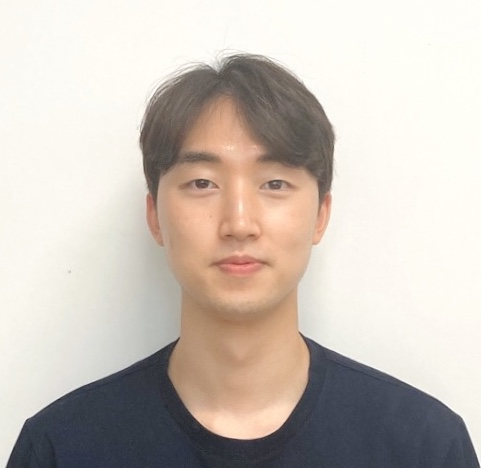
#> input picture Eye_tracking/pic.jpg, 481 x 468 px, found by its file name
$ jupyter execute --allow-errors Eye_tracking.ipynb
#> lines starting #> are read from the running program, lines starting #| are printed output that depends on the picture; after the words box and inside, x2 and y2 are one past the last pixel; in counts of white or black regions, pixels touching at a corner belong together
[cell 1]
import cv2
import numpy as np
import matplotlib.pyplot as plt

[cell 2]
face_cascade = cv2.CascadeClassifier(cv2.data.haarcascades + 'haarcascade_frontalface_default.xml')
eye_cascade = cv2.CascadeClassifier(cv2.data.haarcascades + 'haarcascade_eye.xml')

img = cv2.imread("/content/drive/Shareddrives/BME_AI/eye_tracking/pic.jpg")
#> img is the input picture: shape (468, 481, 3); mean B, G, R 184.7, 192.8, 201.9
gray_picture = cv2.cvtColor(img, cv2.COLOR_RGB2GRAY)#make picture gray
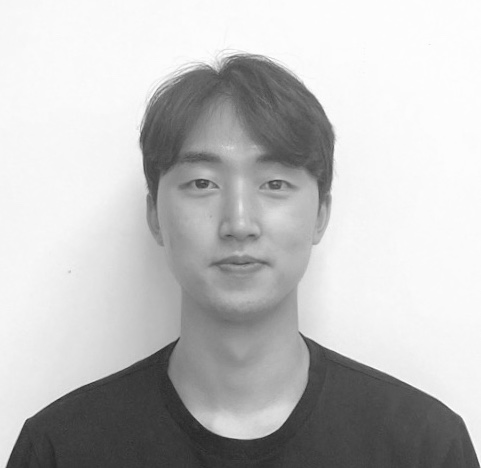
#> gray_picture: shape (468, 481); min 37, max 254, mean 191.5
faces = face_cascade.detectMultiScale(gray_picture, scaleFactor=1.3, minNeighbors=5)
#> faces = [[129, 99, 215, 215]]

for (x,y,w,h) in faces:
    cv2.rectangle(img,(x,y),(x+w,y+h),(255,255,0),2)
#> this loop made 1 pass
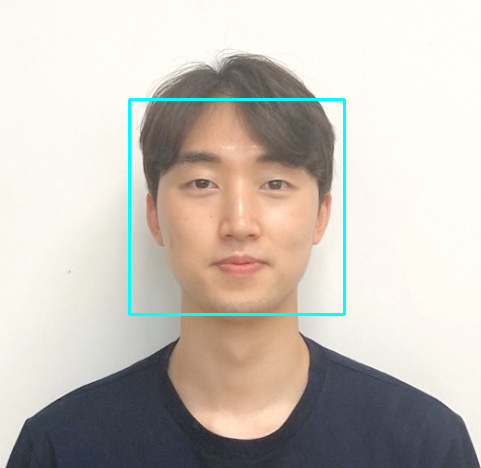
#> img: shape (468, 481, 3); 1.14% of pixels changed, all inside (x1, y1, x2, y2) = (128, 98, 346, 316)
plt.imshow(img, cmap='gray')
plt.show()


gray_face = gray_picture[y:y+h, x:x+w] # cut the gray face frame out
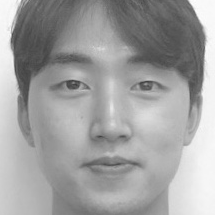
#> gray_face: shape (215, 215); min 63, max 254, mean 160
face = img[y:y+h, x:x+w] # cut the face frame out
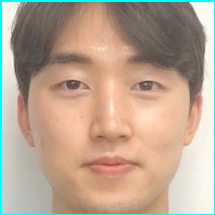
#> face: shape (215, 215, 3); mean B, G, R 145.4, 164.2, 185.7
eyes = eye_cascade.detectMultiScale(gray_face)
#> eyes = [[47, 62, 47, 47], [122, 63, 47, 47]]

for (ex,ey,ew,eh) in eyes:
    cv2.rectangle(face,(ex,ey),(ex+ew,ey+eh),(0,225,255),2)
#> this loop made 2 passes
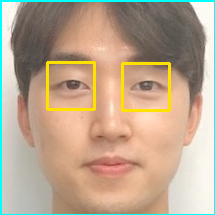
#> face: shape (215, 215, 3); 2.42% of pixels changed, all inside (x1, y1, x2, y2) = (46, 61, 171, 112)
plt.imshow(img, cmap='gray')
plt.show()
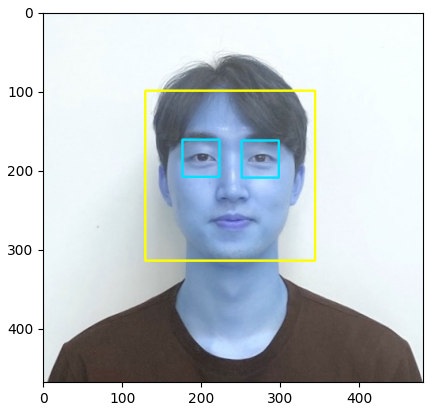
#> figure drawn by matplotlib, 1 panel; B, G, R data is drawn as R, G, B

[cell 3]
#Blob detection algorithm
detector_params = cv2.SimpleBlobDetector_Params()
detector_params.filterByArea = True
detector_params.maxArea = 1500
detector = cv2.SimpleBlobDetector_create(detector_params)

[cell 4]
def detect_eyes(img, classifier):
    gray_frame = cv2.cvtColor(img, cv2.COLOR_BGR2GRAY)
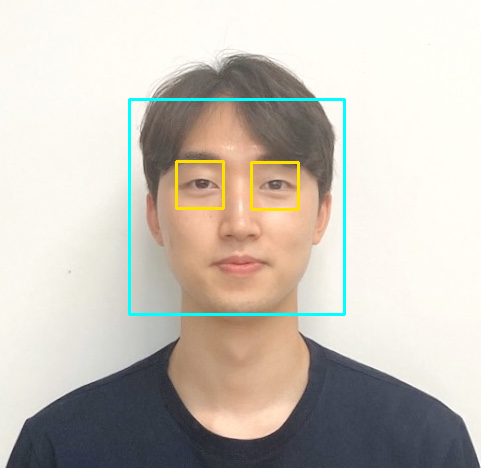
#> img: shape (468, 481, 3); 0.5% of pixels changed, all inside (x1, y1, x2, y2) = (175, 160, 300, 211)
    eyes = classifier.detectMultiScale(gray_frame, 1.3, 5) # detect eyes
#> eyes = [[254, 165, 41, 41], [177, 162, 46, 46]]
    width = np.size(img, 1) # get face frame width
#> width = 481
    height = np.size(img, 0) # get face frame height
#> height = 468
    for (x, y, w, h) in eyes:
        if y > height / 2:
            pass
        eyecenter = x + w / 2  # get the eye center
        if eyecenter < width * 0.5:
            left_eye = img[y:y + h, x:x + w]
        else:
            right_eye = img[y:y + h, x:x + w]
#> this loop made 2 passes
#> (x, y, w, h, eyecenter) on passes 1 to 2: (254, 165, 41, 41, 274.5), (177, 162, 46, 46, 200)
#> pass 1, in detect_eyes, `right_eye = img[y:y + h, x:x + w]`:
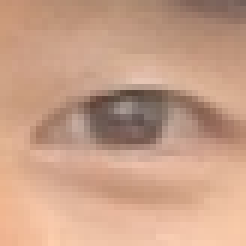
#> right_eye: shape (41, 41, 3) (shown 6 times larger); mean B, G, R 135.6, 159.2, 200.2
#> pass 2, in detect_eyes, `left_eye = img[y:y + h, x:x + w]`:
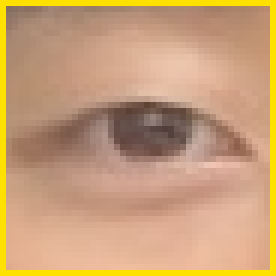
#> left_eye: shape (46, 46, 3) (shown 6 times larger); mean B, G, R 118.9, 159.8, 200.3
    return left_eye, right_eye

[cell 5]
# [16 lines left out: function detect_faces, not called in this run]

[cell 6]
left, right = detect_eyes(img, eye_cascade)
plt.subplot(121)
plt.imshow(left)
plt.axis("off")

plt.subplot(122)
plt.imshow(right)
plt.axis("off")
plt.show()
#> figure, not shown here; B, G, R data is drawn as R, G, B
